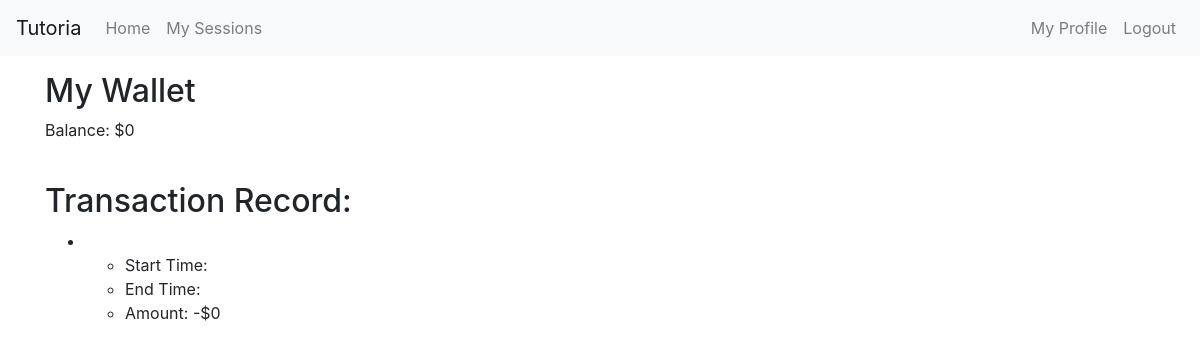
The page /tutors/wallet/ (signed in) on the database as committed earlier.
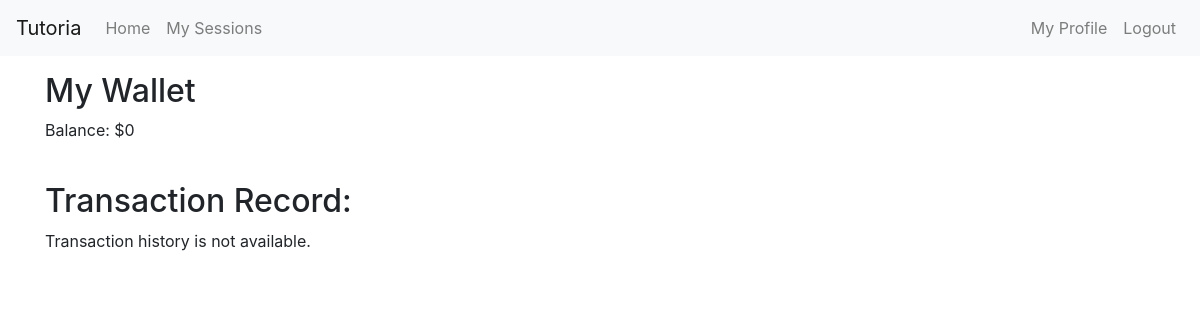
The same page on the database as committed later.
### tutorial/models.py (models this page shows, shortened)
class Session(models.Model):
    start_time = models.DateTimeField()
    end_time = models.DateTimeField()
    isLocked = models.BooleanField(default=False)
    student = models.ForeignKey('students.Student', on_delete=models.CASCADE)
    tutor = models.ForeignKey('tutors.Tutor', on_delete=models.CASCADE)
    reviewed = models.BooleanField(default=False)

### tutors/models.py (models this page shows, shortened)
class Tutor(models.Model):
    tutor = models.OneToOneField(User, on_delete=models.CASCADE) #extends User class
    privateTutor = models.BooleanField(default=False)
    timePerSlot = models.PositiveIntegerField(default=60)
    university = models.CharField(max_length=50, blank=True)
    phoneNumber = models.CharField(max_length=8, blank=True)
    avatar = models.ImageField(upload_to=user_directory_path)
    introduction = models.TextField(max_length=100, blank=True)
    hourlyRate = models.PositiveIntegerField(default=0)
    wallet = models.PositiveIntegerField(default=0)
    rating = models.PositiveIntegerField(default=0)
    rate_time = models.PositiveIntegerField(default=0)
    show_tutor = models.BooleanField(default=True, blank=True)
    courseTaught = models.ManyToManyField(Course)
    tags = models.ManyToManyField(Tag)

### tutors/views.py (the view)
class MyWallet(generic.ListView):
    model = Session
    context_object_name = 'sessions_list'
    template_name = 'wallet.html'
    def get_queryset(self):
        session = Session.objects.filter(tutor__tutor=self.request.user)
        trans_history = session.filter(isLocked=True)
        return trans_history
    def get_context_data(self, **kwargs):
        context = super(MyWallet, self).get_context_data(**kwargs)
        context['user'] = self.request.user
        return context

### Tutoria/context_processors.py (called while the page is built)
def base_template_name_context_processor(request):
    base_template_name = 'base.html'
    if request.user.is_authenticated():
        if Tutor.objects.filter(tutor=request.user):
            base_template_name = 'base_tutor.html'
    return {
        'base_template_name': base_template_name,
    }

### tutors/templates/wallet.html
{% extends base_template_name %}
{% block content %}
<h2>My Wallet</h2>
    <p>Balance: ${{ user.tutor.wallet }}</p>
<br>
<h2>Transaction Record:</h2>
{% if sessions_list %}
<ul>
  {% for session in sessions_list %}
  <li>
    <ul>
      <li>Start Time: {{ session.start_time|date:"d M Y" }} {{ session.start_time|time:"H:i" }}</li>
      <li>End Time: {{ session.end_time|date:"d M Y" }} {{ session.end_time|time:"H:i" }}</li>
      <li>Amount: -${{ session.tutor.hourlyRate }}</li>
    </ul>
  </li>
  {% endfor %}
</ul>
{% else %}
<p>Transaction history is not available.</p>
{% endif %}
{% endblock %}

Rows that differ between the two databases and show on the page:
removed Session: tutor.hourlyRate "0"
Other text that changed with them:
text now shown: "Transaction history is not available."
